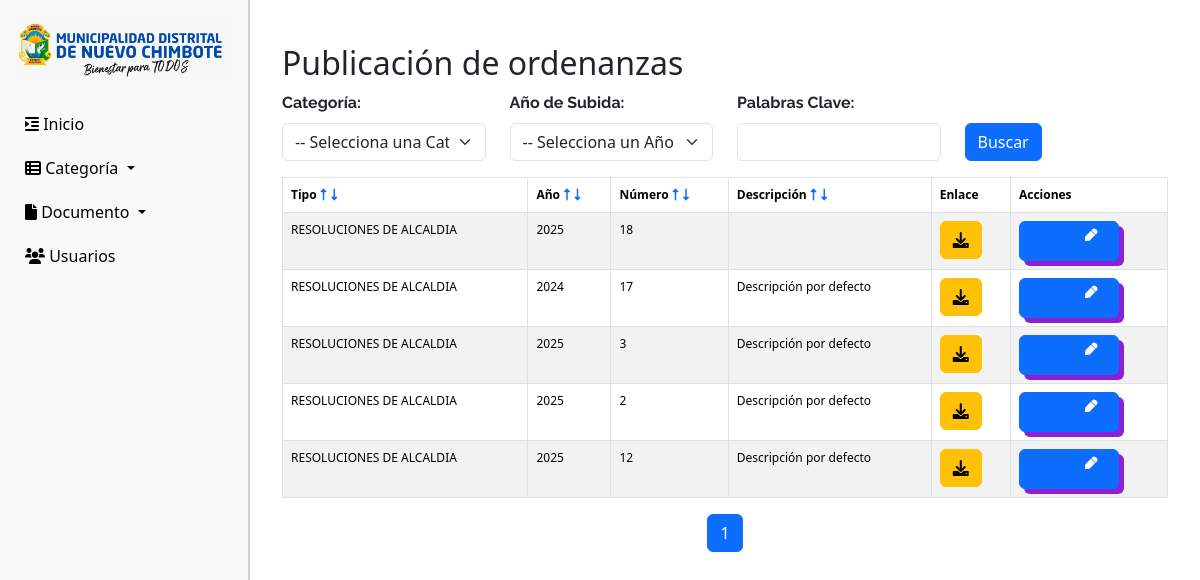
The page /VerDocumentos.php on the database as committed earlier.
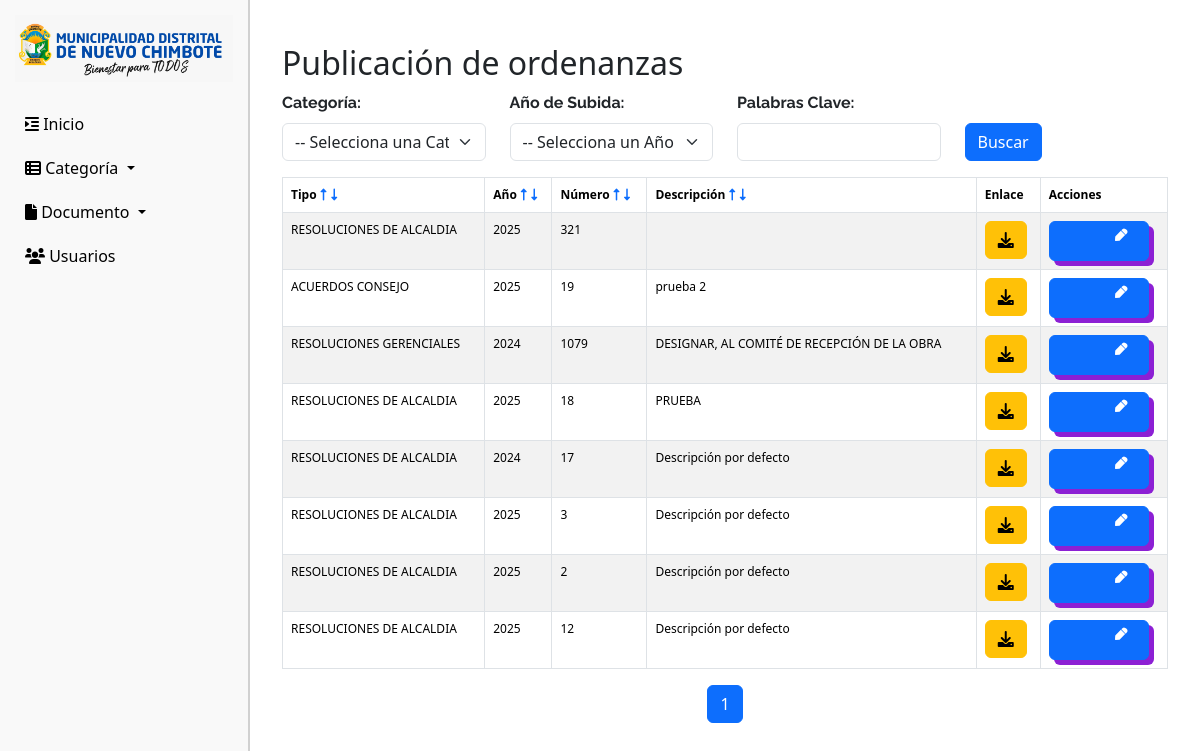
The same page on the database as committed later.
### tables this page shows
CREATE TABLE `documentos` (
  `id` int(10) UNSIGNED NOT NULL,
  `tipo` char(2) NOT NULL,
  `anno` char(4) NOT NULL,
  `NUMERO` int(10) UNSIGNED NOT NULL,
  `fecha` date NOT NULL,
  `descripcion` varchar(255) NOT NULL
);

CREATE TABLE `tipos` (
  `id` int(10) UNSIGNED NOT NULL,
  `codigo` char(20) NOT NULL,
  `nombre` varchar(45) NOT NULL,
  `prefijo` char(2) NOT NULL,
  `estado` enum('activo','inactivo') NOT NULL DEFAULT 'activo'
);

### public/VerDocumentos.php (the view, shortened to what this page needs)
<?php
require_once '../connection/db.php';
$searchTipo = $_GET['tipo'] ?? '';
$searchAnno = $_GET['anno'] ?? '';
$searchKeyword = $_GET['keyword'] ?? '';
$orderBy = $_GET['order_by'] ?? 'd.id';
$orderDir = $_GET['order_dir'] ?? 'DESC';
$page = $_GET['page'] ?? 1;
$limit = 10;
$offset = ($page - 1) * $limit;
$sqlCount = "
    SELECT COUNT(*)
    FROM documentos d
    INNER JOIN tipos t ON d.tipo = t.prefijo
    LEFT JOIN mantenimiento m ON d.id = m.documento_id
    WHERE (:tipo = '' OR d.tipo = :tipo)
    AND (:anno = '' OR d.anno = :anno)
    AND (:keyword = '' OR m.descripcion LIKE :keyword)";
$stmtCount = $pdo->prepare($sqlCount);
$stmtCount->bindValue(':tipo', $searchTipo);
$stmtCount->bindValue(':anno', $searchAnno);
$stmtCount->bindValue(':keyword', '%' . $searchKeyword . '%');
$stmtCount->execute();
$totalRecords = $stmtCount->fetchColumn();
$totalPages = ceil($totalRecords / $limit);
$sql = "
    SELECT d.id, t.nombre AS tipos, d.anno, d.numero, d.descripcion, m.link
    FROM documentos d
    INNER JOIN tipos t ON d.tipo = t.prefijo
    LEFT JOIN mantenimiento m ON d.id = m.documento_id
    WHERE (:tipo = '' OR d.tipo = :tipo)
    AND (:anno = '' OR d.anno = :anno)
    AND (:keyword = '' OR m.descripcion LIKE :keyword)
    ORDER BY $orderBy $orderDir
    LIMIT :limit OFFSET :offset";
$stmt = $pdo->prepare($sql);
$stmt->bindValue(':tipo', $searchTipo);
$stmt->bindValue(':anno', $searchAnno);
$stmt->bindValue(':keyword', '%' . $searchKeyword . '%');
$stmt->bindValue(':limit', $limit, PDO::PARAM_INT);
$stmt->bindValue(':offset', $offset, PDO::PARAM_INT);
$stmt->execute();
$documentos = $stmt->fetchAll(PDO::FETCH_ASSOC);
?>
<!DOCTYPE html>
<html lang="es">
<head>
    <link rel="stylesheet" href="https://cdnjs.cloudflare.com/ajax/libs/font-awesome/6.0.0-beta3/css/all.min.css">
    <link rel="stylesheet" href="css/style.css">
    <link rel="stylesheet" href="css/ver_documentos.css">
    <link href="https://cdn.jsdelivr.net/npm/bootstrap@5.3.3/dist/css/bootstrap.min.css" rel="stylesheet"
>
</head>
<body>
    <?php include '../templates/navbarAdmin.php'; ?>
    <div class="content">
        <div class="container">
            <div class="row mt-4">
                <div class="col-lg-12 text-left">
                    <h2>Publicación de ordenanzas</h2>
                    <form method="GET" action="VerDocumentos.php" class="mb-3">
                        <div class="row">
                            <div class="col-md-3">
                                <label for="tipo" class="form-label raleway-font"><b>Categoría:</b></label>
                                <select name="tipo" id="tipo" class="form-select">
                                    <option value="">-- Selecciona una Categoría --</option>
                                </select>
                            </div>
                            <div class="col-md-3">
                                <label for="anio" class="form-label raleway-font"><b>Año de Subida:</b></label>
                                <select name="anno" id="anio" class="form-select">
                                    <option value="" selected>-- Selecciona un Año --</option>
                                </select>
                            </div>
                            <div class="col-md-3">
                                <label for="keyword" class="form-label raleway-font"><b>Palabras Clave:</b></label>
                                <input type="text" name="keyword" id="keyword" class="form-control"
                                    value="<?= htmlspecialchars($searchKeyword) ?>">
                            </div>
                            <div class="col-md-3 d-flex align-items-end">
                                <button type="submit" class="btn btn-primary">Buscar</button>
                            </div>
                        </div>
                    </form>
                    <div class="row">
                        <div class="col-lg-12 text-left">
                            <table class="table table-striped table-bordered" style="font-size:12px;">
                                <thead>
                                    <tr>
                                        <th>
                                            Tipo
                                            <a href="?order_by=t.nombre&order_dir=ASC"><i
                                                    class="fa-solid fa-up-long"></i></a>
                                            <a href="?order_by=t.nombre&order_dir=DESC"><i
                                                    class="fa-solid fa-down-long"></i></a>
                                        </th>
                                        <th>
                                            Año
                                            <a href="?order_by=d.anno&order_dir=ASC"><i
                                                    class="fa-solid fa-up-long"></i></a>
                                            <a href="?order_by=d.anno&order_dir=DESC"><i
                                                    class="fa-solid fa-down-long"></i></a>
                                        </th>
                                        <th>
                                            Número
                                            <a href="?order_by=d.numero&order_dir=ASC"><i
                                                    class="fa-solid fa-up-long"></i></a>
                                            <a href="?order_by=d.numero&order_dir=DESC"><i
                                                    class="fa-solid fa-down-long"></i></a>
                                        </th>
                                        <th>
                                            Descripción
                                            <a href="?order_by=m.descripcion&order_dir=ASC"><i
                                                    class="fa-solid fa-up-long"></i></a>
                                            <a href="?order_by=m.descripcion&order_dir=DESC"><i
                                                    class="fa-solid fa-down-long"></i></a>
                                        </th>
                                        <th>Enlace</th>
                                        <th>Acciones</th>
                                    </tr>
                                </thead>
                                <tbody id="documentosTableBody">
                                    <?php foreach ($documentos as $documento): ?>
                                        <tr>
                                            <td><?= htmlspecialchars($documento['tipos']) ?></td>
                                            <td><?= htmlspecialchars($documento['anno']) ?></td>
                                            <td><?= htmlspecialchars($documento['numero']) ?></td>
                                            <td><?= htmlspecialchars($documento['descripcion']) ?></td>
                                            <td><a href="<?= htmlspecialchars($documento['link']) ?>" target="_blank"
                                                    class="btn btn-warning btn-xs"><i class="fa-solid fa-download"></i></a>
                                            </td>
                                            <td>
                                                <a href="editar_documento.php?id=<?= $documento['id'] ?>"
                                                    class="btn btn-primary btn-xs Btn">
                                                </a>
                                            </td>
                                        </tr>
                                    <?php endforeach; ?>
                                </tbody>
                            </table>
                            <div class="d-flex justify-content-center">
                                <nav aria-label="Page navigation">
                                    <ul class="pagination">
                                        <?php for ($i = 1; $i <= $totalPages; $i++): ?>
                                            <li class="page-item <?= $i == $page ? 'active' : '' ?>">
                                                <a class="page-link"
                                                    href="?page=<?= $i ?>&order_by=<?= $orderBy ?>&order_dir=<?= $orderDir ?>&tipo=<?= $searchTipo ?>&anno=<?= $searchAnno ?>&keyword=<?= $searchKeyword ?>"><?= $i ?></a>
                                            </li>
                                        <?php endfor; ?>
                                    </ul>
                                </nav>
                            </div>
                        </div>
                    </div>
                </div>
            </div>
        </div>
    </div>
</body>
</html>

### templates/navbarAdmin.php (shortened to what this page needs)
<div class="sidebar">
    <img src="../public/img/logoOficial.png" alt="Logo" width="250" height="70">
    <ul class="nav flex-column">
        <li class="nav-item">
            <a class="nav-link" href="indexAdmin.php"><i class="fa-solid fa-indent"></i> Inicio</a>
        </li>
        <li class="nav-item dropdown">
            <a class="nav-link dropdown-toggle" href="#" id="categoriaDropdown" role="button" data-bs-toggle="dropdown"
                aria-expanded="false">
                <i class="fa-solid fa-table-list"></i> Categoría
            </a>
        </li>
        <li class="nav-item dropdown">
            <a class="nav-link dropdown-toggle" href="#" id="documentoDropdown" role="button" data-bs-toggle="dropdown"
                aria-expanded="false">
                <i class="fa-solid fa-file"></i> Documento
            </a>
        </li>
        <li class="nav-item">
            <a class="nav-link" href="usuarios.php"><i class="fa-solid fa-users"></i> Usuarios</a>
        </li>
    </ul>
</div>

### public/css/style.css (style rules this page uses)
.raleway-font { font-family: 'Raleway', sans-serif; }

### public/css/ver_documentos.css (style rules this page uses)
.content { margin-left: 250px; padding: 20px; }
.raleway-font { font-family: 'Raleway', sans-serif; }
.Btn { position: relative; display: flex; align-items: center; justify-content: flex-start; width: 100px; height: 40px; border: none; padding: 0px 20px; background-color: rgb(168, 38, 255); color: white; font-weight: 500; cursor: pointer; border-radius: 10px; box-shadow: 5px 5px 0px rgb(140, 32, 212); transition-duration: .3s; }
.svg { width: 13px; position: absolute; right: 0; margin-right: 20px; fill: white; transition-duration: .3s; }

### templates/navbarAdmin.php (style rules this page uses)
.sidebar { width: 250px; background-color: #F9F9F9; color: white; padding: 15px; height: 100vh; position: fixed; border-right: 2px solid #D1D1D1; }
.sidebar .nav-link { color: black; text-decoration: none; padding: 10px; display: block; }
.content { margin-left: 250px; padding: 20px; }
.sidebar img { display: block; margin: 0 auto 20px; max-width: 100%; height: auto; }

Rows that differ between the two databases and show on the page:
added documentos: tipos.nombre "RESOLUCIONES DE ALCALDIA", anno "2025", NUMERO "321"
added documentos: tipos.nombre "ACUERDOS CONSEJO", anno "2025", NUMERO "19", descripcion "prueba 2"
added documentos: tipos.nombre "RESOLUCIONES GERENCIALES", anno "2024", NUMERO "1079", descripcion "DESIGNAR, AL COMITÉ DE RECEPCIÓN DE LA OBRA"
changed documentos: descripcion (not shown) → "PRUEBA"
